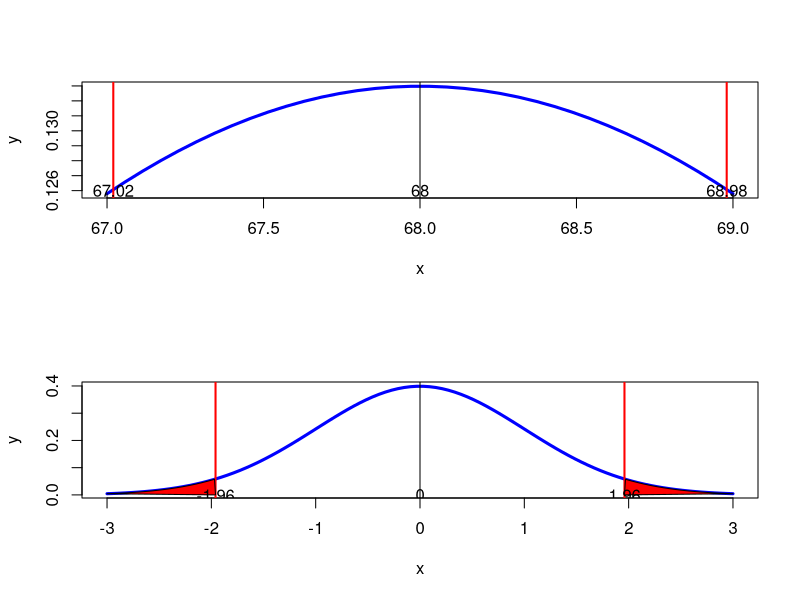

Recreate this plot in R.
#page no:339-340
library(ggplot2)
xbar=68
sd=3
n=36
conf_l=0.95
alpha=1-conf_l
x=seq(67,69,length=n)
y=dnorm(x,xbar,sd)
df=data.frame(x,y)
zalpha=alpha/2
arearight=zalpha
arealeft=1-zalpha
zscore=round(qnorm(arealeft),3)
al=(1+conf_l)/2
EBM=zscore*(sd/sqrt(n))
mu1=xbar-EBM
mu2=xbar+EBM
print(paste("z =",zscore))
print(paste("90% interval= (",mu1," , ",mu2,")"))
par(mfcol=c(2,1))
plot(x,y,type='l',lwd=3,col='blue',xlab='x')
abline(v=xbar)
abline(v=mu1,lwd=2,col='red')
abline(v=mu2,lwd=2,col='red')
polygon(c(x[x<=mu1],mu1 ),c(y[x<=mu1],0),col="red")
polygon(c(x[x>=mu2],mu2 ),c(y[x>=mu2],0),col="red")
text(mu1,0.126,"67.02")
text(mu2,0.126,"68.98")
text(68,0.126,"68")
x=seq(-3,3,length=100)
y <- dt(x,df=Inf)
df=data.frame(x,y)
plot(x,y,type='l',lwd=3,col='blue',xlab='x')
abline(v=0)
abline(v=-1.96,lwd=2,col='red')
abline(v=1.96,lwd=2,col='red')
polygon(c(x[x<=-1.96],-1.96 ),c(y[x<=-1.96],0),col="red")
polygon(c(x[x>=abs(1.96)],abs(1.96) ),c(y[x>=abs(1.96)],0),col="red")
text(-1.96,0,-1.96)
text(1.96,0,1.96)
text(0,0,0)
